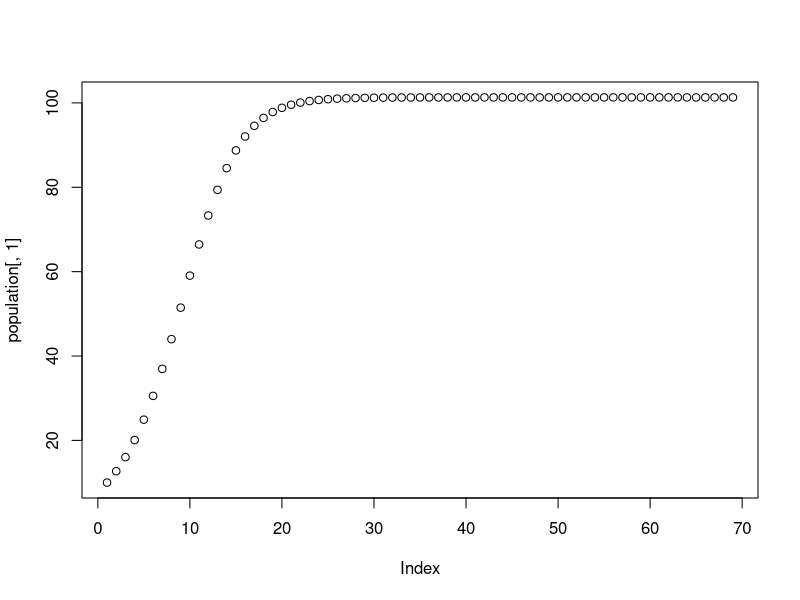
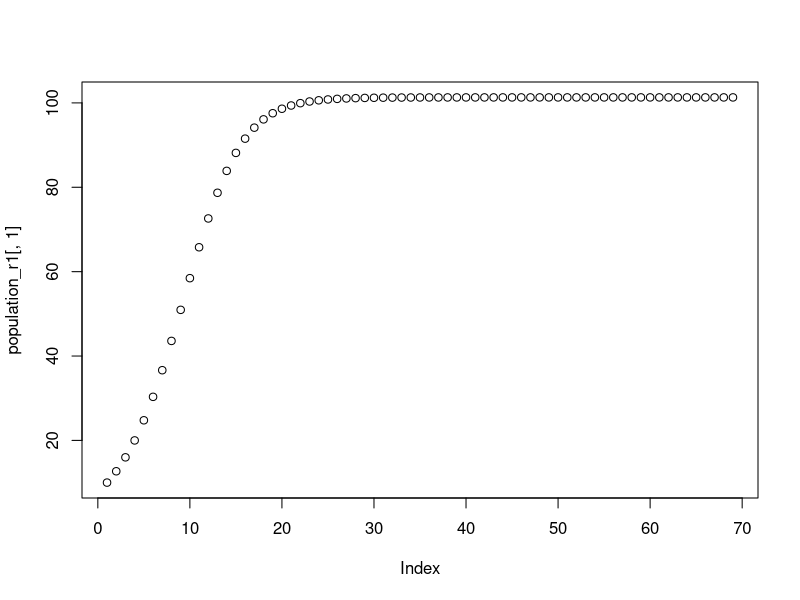
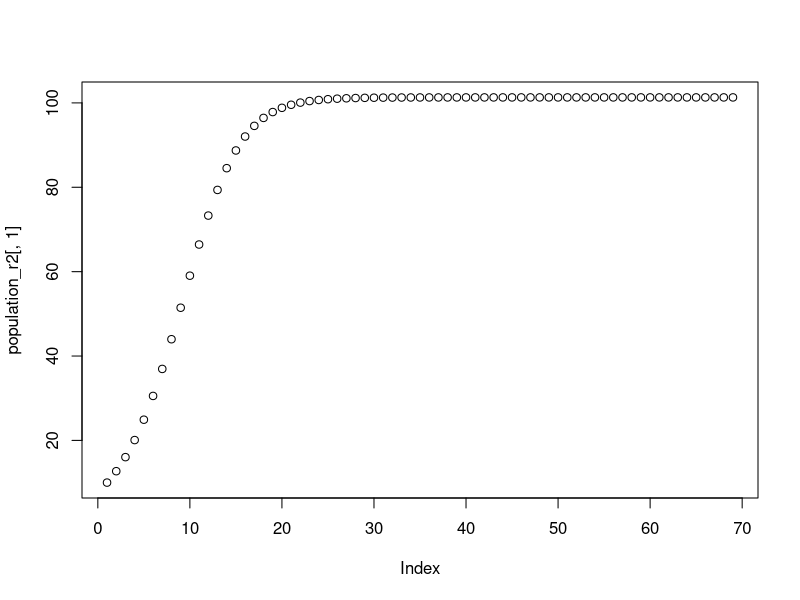
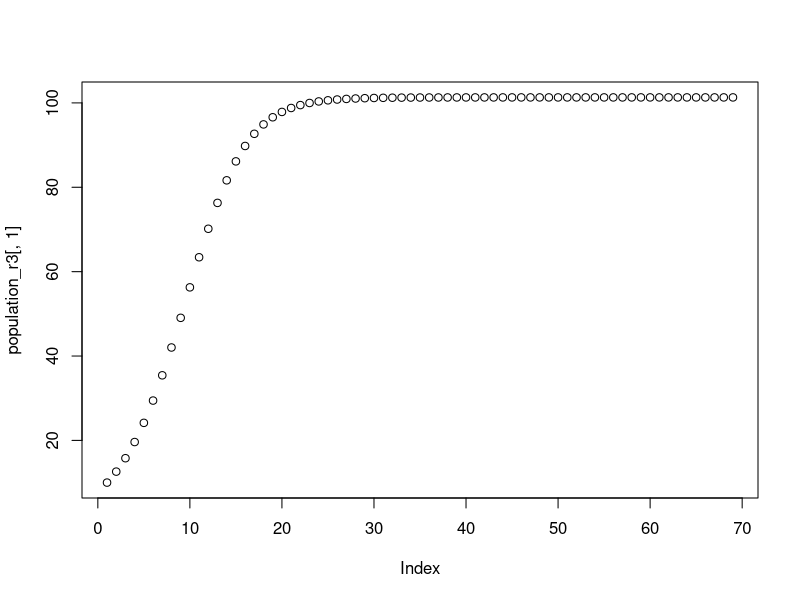
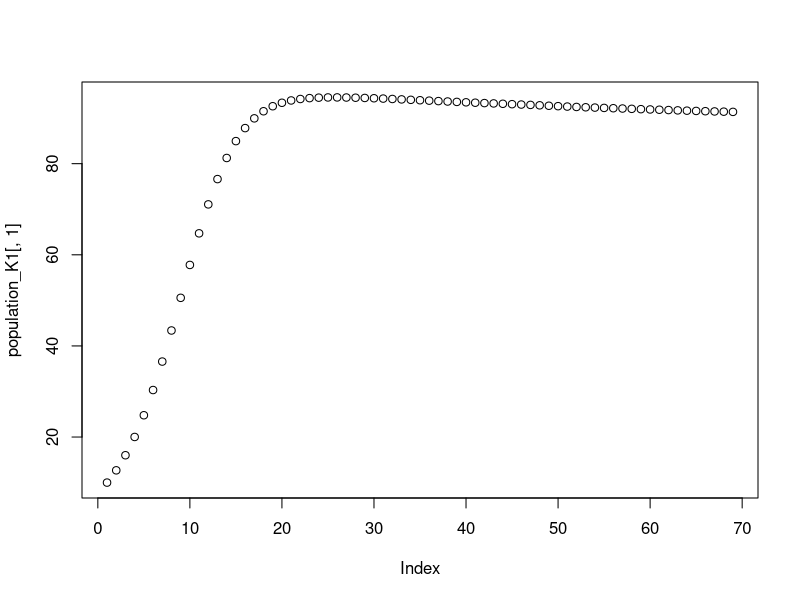
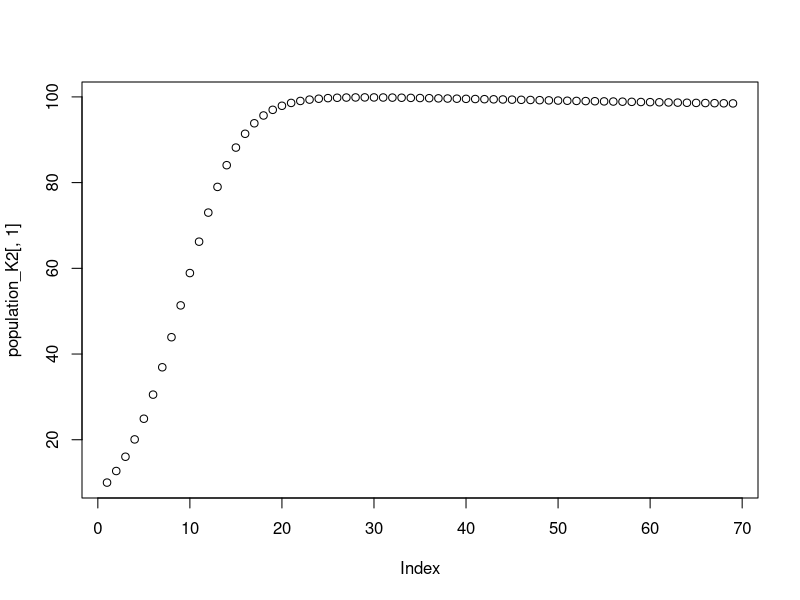
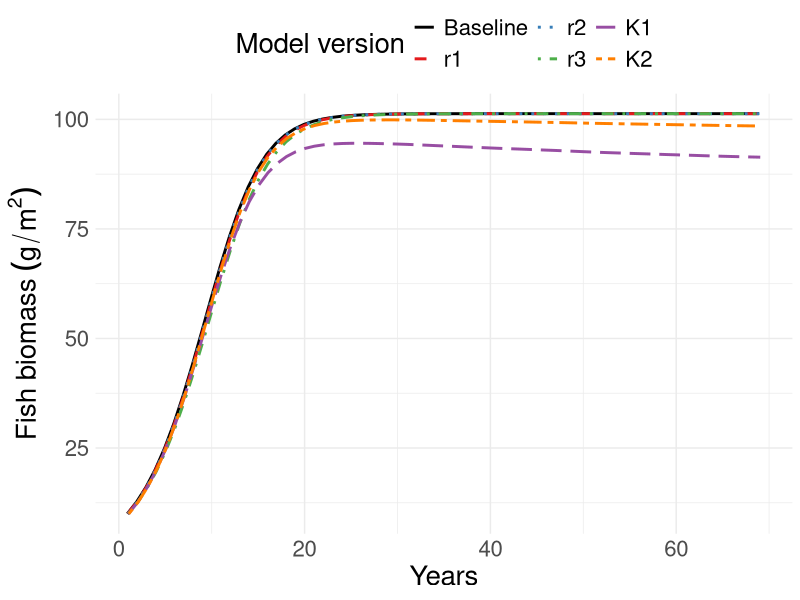

Reproduce these figures in R, in order.
##SST models
##This code runs the various (r1-r3, K1-K2) thermal effects models (no fishing or management)
#Produces Figure S3: trajectories

library(tidyverse)
library(ggpubr)
library(grid)

projections <- read.csv("anomaly_df.csv")
SST_dev <- projections[['anomaly']]

patch_area <- c(1, 0)
number_patches <- length(patch_area)
timesteps <- length(SST_dev)
r = 0.3
K = 101.3

population <- array(NA, dim = c(timesteps, number_patches))
population[1,] <- c(10,0)

population_r1 <- array(NA, dim = c(timesteps, number_patches))
population_r1[1,] <- c(10,0)

population_r2 <- array(NA, dim = c(timesteps, number_patches))
population_r2[1,] <- c(10,0)

population_r3 <- array(NA, dim = c(timesteps, number_patches))
population_r3[1,] <- c(10,0)

population_K1 <- array(NA, dim = c(timesteps, number_patches))
population_K1[1,] <- c(10,0)

population_K2 <- array(NA, dim = c(timesteps, number_patches))
population_K2[1,] <- c(10,0)


r_temp_1 <- array(NA, dim = c(timesteps, 1))
r_temp_2 <- array(NA, dim = c(timesteps, 1))
r_temp_3 <- array(NA, dim = c(timesteps, 1))

K_temp_1 <- array(NA, dim = c(timesteps, 1))
K_temp_2 <- array(NA, dim = c(timesteps, 1))




for (t in 2:timesteps) {
  
  #no temp
  population[t,] <- population[t-1,] + r * population[t-1,] * (1 - population[t-1,] / K)
  
  #temp dependent r - "current" temp as optimal
  r_temp_1[t] <- 0.3 + 0*SST_dev[t] + -0.0037*SST_dev[t]^2
  population_r1[t,] <- population_r1[t-1,] + r_temp_1[t] * population_r1[t-1,] * (1 - population_r1[t-1,] / K)
  
  #temp dependent r - higher optimal temp
  r_temp_2[t] <- 0.3 + 0*(SST_dev[t] - 1) + -0.0037*(SST_dev[t] - 1 )^2
  population_r2[t,] <- population_r2[t-1,] + r_temp_2[t] * population_r2[t-1,] * (1 - population_r2[t-1,] / K)
  
  #temp dependent r - lower optimal temp
  r_temp_3[t] <- 0.3 + 0*(SST_dev[t] + 1) + -0.0037*(SST_dev[t] + 1 )^2
  population_r3[t,] <- population_r3[t-1,] + r_temp_3[t] * population_r3[t-1,] * (1 - population_r3[t-1,] / K)
  
  #temp dependent K - piece wise linear function
  K_temp_1[t] <- -4.95243768 * SST_dev[t] + 101.3
  if (K_temp_1[t] < 10) {
    K_temp_1[t] <- 10
  } else if (K_temp_1[t] > 101.3) {
    K_temp_1[t] <- 101.3
  }
  population_K1[t,] <- population_K1[t-1,] + r * population_K1[t-1,] * (1 - population_K1[t-1,] / K_temp_1[t])
  
  #temp dependent K - quadratic function
  K_temp_2[t] <- 101.3 + 0*SST_dev[t] + -0.7*SST_dev[t]^2
  if (K_temp_2[t] < 10) {
    K_temp_2[t] <- 10 }
  else if (K_temp_2[t] > 101.3) {
    K_temp_2[t] <- 101.3
  }
  population_K2[t,] <- population_K2[t-1,] + r * population_K2[t-1,] * (1 - population_K2[t-1,] / K_temp_2[t])
}



plot(population[,1])
plot(population_r1[,1])
plot(population_r2[,1])
plot(population_r3[,1])
plot(population_K1[,1])
plot(population_K2[,1])

time <- c(1:length(SST_dev))
df <-cbind(NoTemp = population[,1], r1 = population_r1[,1], r2 = population_r2[,1], r3 = population_r3[,1],
           K1 = population_K1[,1], K2 = population_K2[,1], time)

df_long <- pivot_longer(as.data.frame(df), NoTemp:K2, names_to = "Temp_version", values_to = "Population")

df_long$Temp_version <- factor(df_long$Temp_version, levels = c("NoTemp", "r1", "r2", "r3", "K1", "K2"),
                               labels = c("Baseline", "r1", "r2", 
                                          "r3", "K1", "K2"))

my_colors <- c("#000000", "#E41A1C", "#377EB8", "#4DAF4A", "#984EA3", "#FF7F00")


ggplot(df_long, aes(x=time, y=Population, col=Temp_version, linetype = Temp_version)) +
  geom_line(lwd=1, position=position_dodge(width=0.2)) +
  scale_color_manual(values = my_colors, name = "Model version") + 
  scale_linetype_manual(values = c("solid", "dashed", "dotted", "dotdash", "longdash", "twodash"), name = "Model version") +
  theme_minimal() +
  theme(text = element_text(size=20), legend.position = "top") +
  labs(x = "Years", y = bquote("Fish biomass"~(g/m^2))) +
  guides(color = guide_legend(override.aes = list(linetype = c("solid", "dashed", "dotted", "dotdash", "longdash", "twodash"))),
         linetype = guide_legend(override.aes = list(color = my_colors)))





